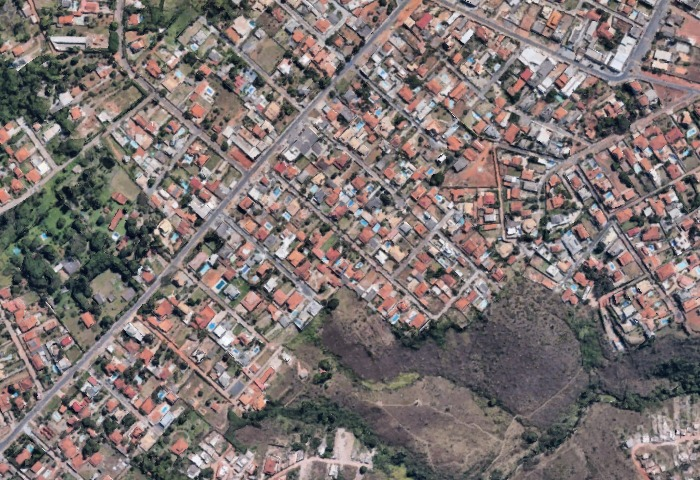
#> input picture imagens_satelites/imagem6.jpeg, 700 x 480 px, found by its file name
$ python numpy_basic_opencv.py
#> lines starting #> are read from the running program, lines starting #| are printed output that depends on the picture; after the words box and inside, x2 and y2 are one past the last pixel; in counts of white or black regions, pixels touching at a corner belong together
'''

O objetivo aqui é entender o básico de numpy para manipulação de array
toda imagem carregada pela opencv é basicamente um array do numpy

'''


if __name__ == "__main__":

    import cv2
    import numpy as np
    import os

    cm_img = os.path.join(os.getcwd(),"imagens_satelites","imagem6.jpeg")

    # lendo uma imagem com cv2
    img = cv2.imread(cm_img)
#> img is the input picture: shape (480, 700, 3); mean B, G, R 113.5, 114.8, 124.8

    # pegando propriedades da tabela
    print(img.shape)
#| (480, 700, 3)

    # Acessa pixel na coordenada (100, 200)

    b, g, r = img[100, 200]
#> b = 137; g = 150; r = 164
    print(f"Pixel (100,200) - B:{b}, G:{g}, R:{r}")
#| Pixel (100,200) - B:137, G:150, R:164

    # Modifica o pixel
    img[100, 200] = [255, 255, 255]  # Branco
#> img: shape (480, 700, 3); under 0.01% of pixels changed, all inside (x1, y1, x2, y2) = (200, 100, 201, 101)


    #  Criação de Imagens com NumPy

    # Imagem preta 512x512
    img = np.zeros((512, 512, 3), dtype=np.uint8)

    # Imagem branca
    white_img = np.ones((512, 512, 3), dtype=np.uint8) * 255

    # Círculo azul no centro
    cv2.circle(img, (256, 256), 100, (255, 0, 0), -1)
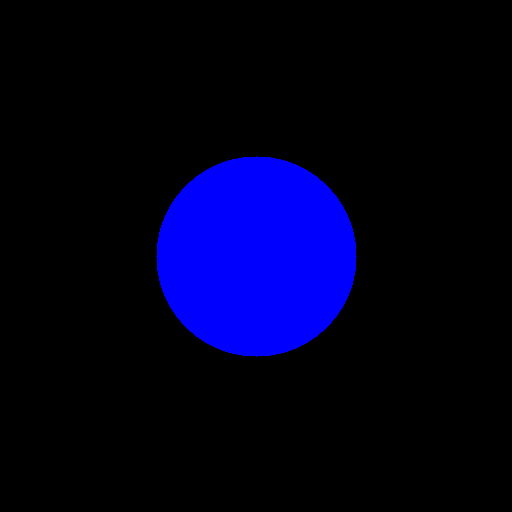
#> img: shape (512, 512, 3); mean B, G, R 30.6, 0, 0

    # 3. Máscaras e Segmentação

    mask = np.zeros(img.shape[:2], dtype=np.uint8)

    # Cria uma máscara circular
    cv2.circle(mask, (150, 150), 100, 255, -1)
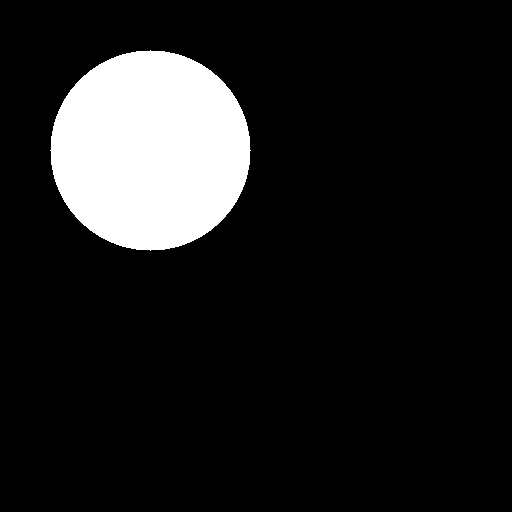
#> mask: shape (512, 512); 12% white; 1 white region, box (x1, y1, x2, y2) and area: (50, 50, 251, 251) 31417

    # Aplica a máscara
    result = cv2.bitwise_and(img, img, mask=mask)


    # visuaizando a imagem

    #cv2.imshow("Imagem",cv2.cvtColor(white_img, cv2.COLOR_BGR2GRAY))
    cv2.imshow("Segmentacao",result)
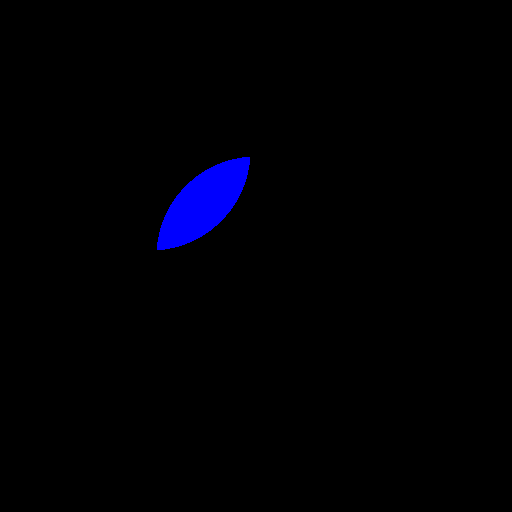
#> window 'Segmentacao': shape (512, 512, 3); mean B, G, R 4.4, 0, 0
    cv2.waitKey(0)
    cv2.destroyAllWindows()
